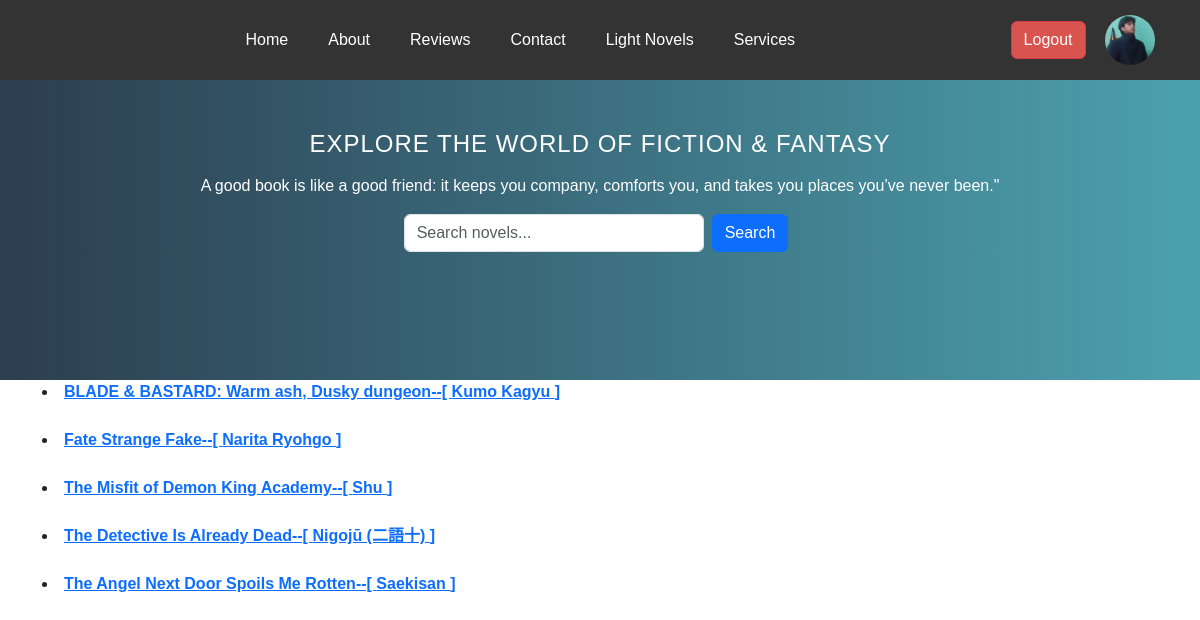
Before: /lightnovel/ (signed in) with the older database file.
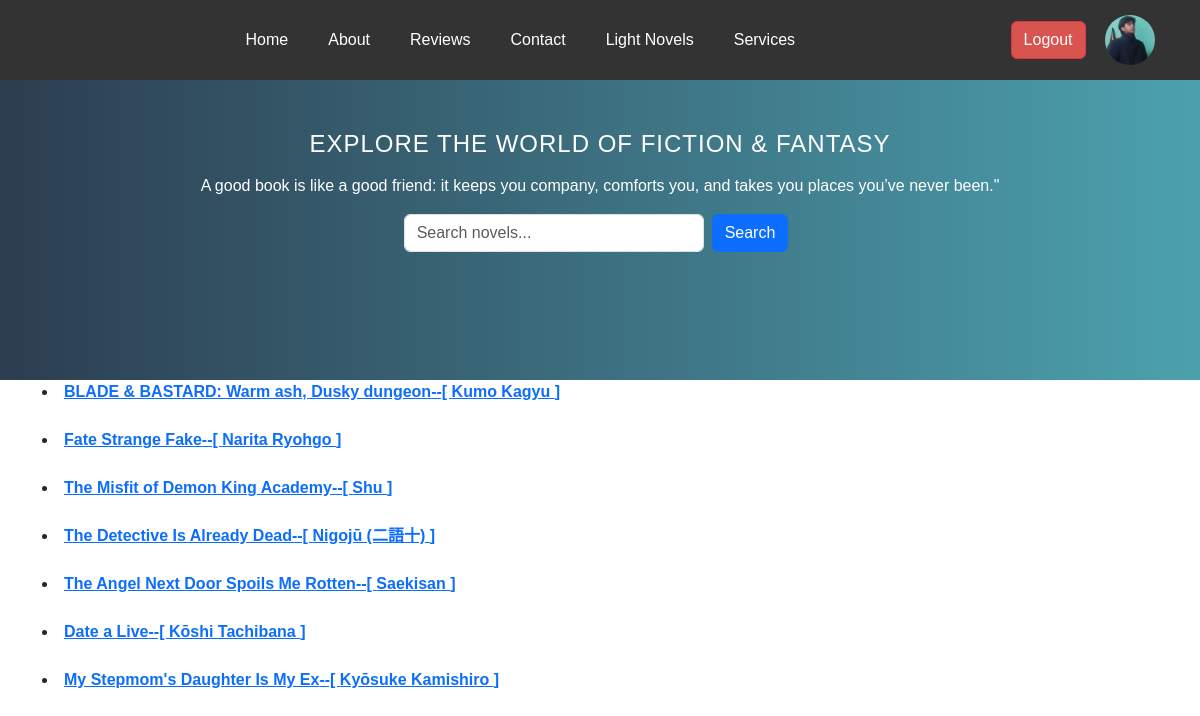
After: the same page with the newer database file.
### book/models.py (models this page shows, shortened)
class Novel(models.Model):
    CATEGORY_CHOICES = [
        ('popular', 'Popular'),
        ('latest', 'Latest'),
        ('new', 'New'),
        ('featured', 'Featured')
    ]
    title = models.CharField(max_length=100)
    genre = models.ManyToManyField(Genre, related_name='light_novels')
    slug = models.CharField(max_length=200, blank=True, null=True)
    author = models.ForeignKey(Author, blank=True, null=True, on_delete=models.CASCADE)
    summary = models.TextField(blank=True, null=True)
    published_date = models.DateField(default=timezone.now)
    cover_image = models.ImageField(upload_to='novel/novel_pic/', blank=True, null=True)
    created_at = models.DateTimeField(auto_now_add=True)
    updated_at = models.DateTimeField(auto_now=True)
    category = models.CharField(max_length=20, choices=CATEGORY_CHOICES, default='popular')
    is_popular = models.BooleanField(default=False)
    is_featured = models.BooleanField(default=False)

class Author(models.Model):
    author_pic = models.ImageField(upload_to='author_pic', blank=True, null=True)
    name = models.CharField(max_length=100)
    description = models.TextField(blank=True, null=True)
    def __str__(self):
        return self.name

### book/views.py (the view)
# urls.py: path('lightnovel/', LightNovelView.as_view(), name='novels'),
class LightNovelView(ListView):
    model = Novel
    template_name = 'light_novel.html'
    def get_context_data(self, *args, **kwargs):
        context  =super(LightNovelView,self).get_context_data( *args, **kwargs)
        return context

### book/templates/light_novel.html
{% extends 'base.html' %}
{% block content %}
<div class="container">
                   {% for novel in object_list %}
                <li><b><a href="{% url 'novel_detail' slug=novel.slug %}">{{ novel.title }}--[ {{ novel.author }} ]</a></b></li>   <br>
                {% endfor %}
</div>
{% endblock %}

Changed rows visible on the page:
added Novel: title "Date a Live", author "Kōshi Tachibana"
added Novel: title "My Stepmom's Daughter Is My Ex", author "Kyōsuke Kamishiro"
